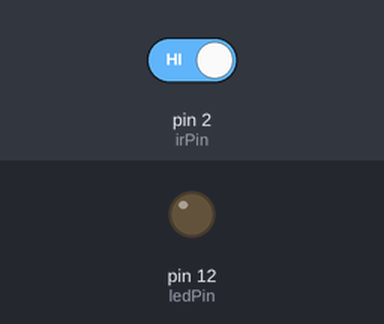
A sketch run on a simulated Arduino Uno, built with avr-gcc and run on an emulated ATmega328P. Shown: output pins drawn as LEDs (lit = HIGH). The test bench sets the inputs (shaded band); at power-on: pin 2 (irPin) HIGH.

Above: at 1.2 s.
1.3 s: pin 2 (irPin) driven LOW
At 1.8 s:
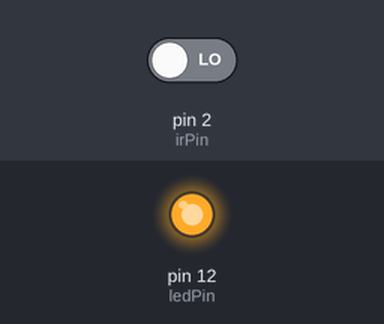
2.8 s: pin 2 (irPin) driven HIGH
At 4.5 s:
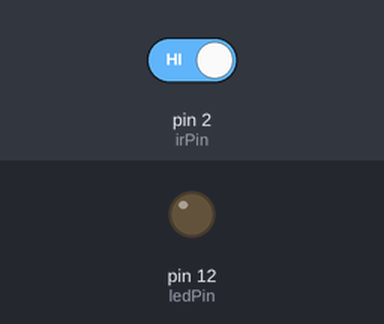
Timing chart, 0 to 6.0 s (numbered marks = the images above; inputs shaded):
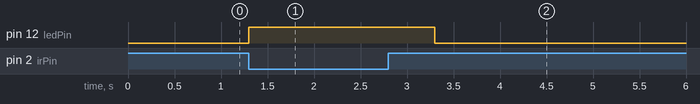

The sketch:

sketch.ino
```cpp
int irPin = 2;
int ledPin = 12;

void setup() {
  pinMode(irPin, INPUT);
  pinMode(ledPin, OUTPUT);
}

void loop() {
  if (digitalRead(irPin) == LOW) {
    digitalWrite(ledPin, HIGH);
    delay(1000);
  } else {
    digitalWrite(ledPin, LOW);
  }
}
```

Measured:
- after the input at 1.3 s, pin 12 (ledPin): LOW → HIGH at once
- after the input at 2.8 s, pin 12 (ledPin): HIGH → LOW after 0.50 s
